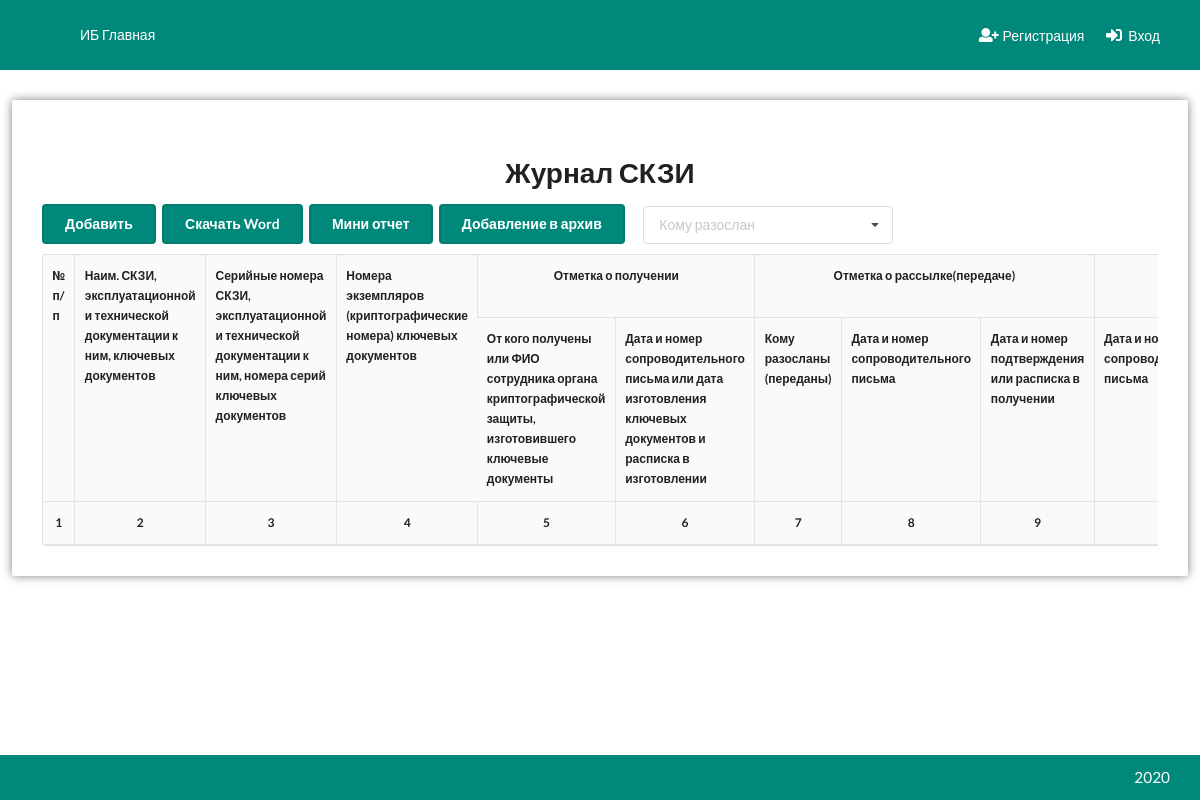
Before: /security/zhurnal/ with the older database file.
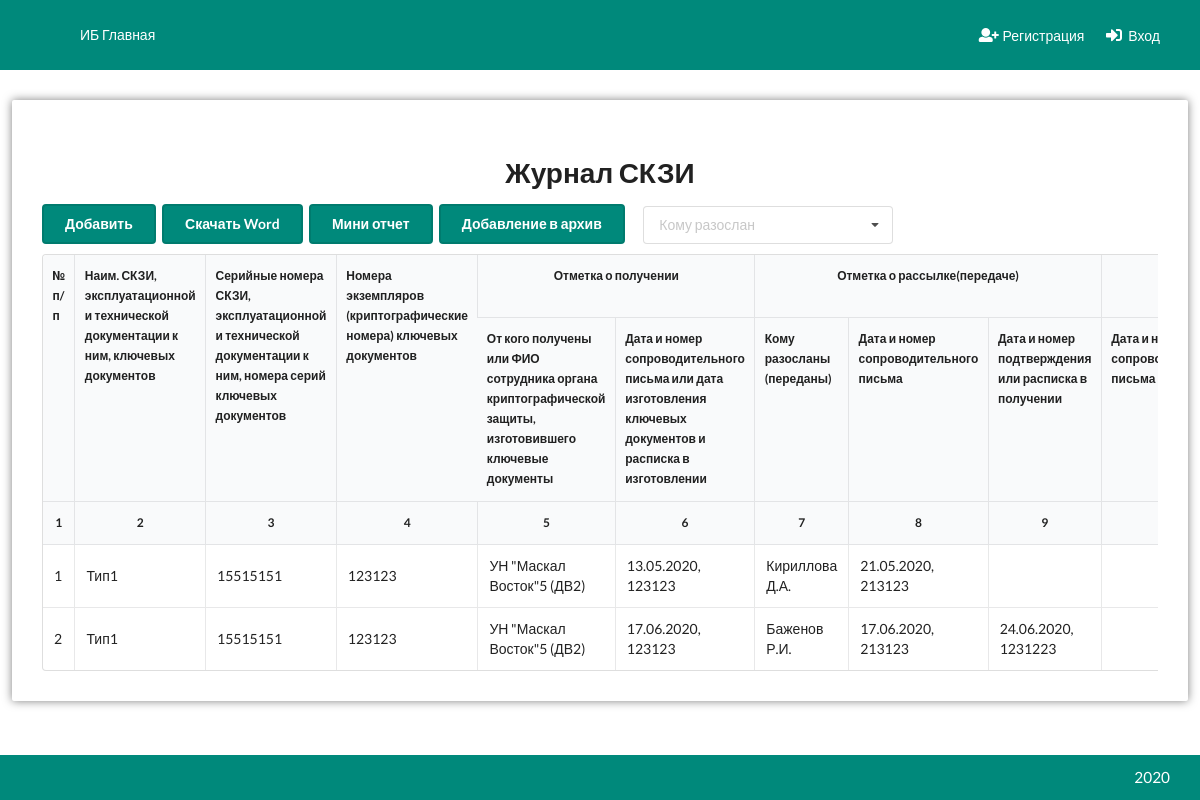
After: the same page with the newer database file.
### Skzi/models.py (models this page shows, shortened)
class Skzi(models.Model):
    objects = MyManager()
    archive = models.BooleanField(default=False)
    name = models.ForeignKey('SkziName', on_delete=models.CASCADE)
    serial_n = models.CharField(max_length=32)
    ekz_n = models.CharField(max_length=32, blank=True)
    from_organ = models.ForeignKey('OrganCrypto', on_delete=models.CASCADE, related_name='skzis_from')
    date_poluch = models.DateField(null=True, blank=True)
    nomer_poluch = models.CharField(max_length=64, blank=True)
    to_person = models.ForeignKey('FioRassilki', on_delete=models.CASCADE, related_name='skzis_to')
    date_sopr = models.DateField(null=True, blank=True)
    nomer_sopr = models.CharField(max_length=32, blank=True)
    date_podtv = models.DateField(null=True, blank=True)
    nomer_podtv = models.CharField(max_length=32, blank=True)
    podtv = models.BooleanField(default=False)
    vozvr_date_sopr = models.DateField(null=True, blank=True)
    vozvr_nomer_sopr = models.CharField(max_length=32, null=True, blank=True)
    vozvr_date_podtv = models.DateField(null=True, blank=True)
    vozvr_nomer_podtv = models.CharField(max_length=32, null=True, blank=True)
    date_vvod = models.DateField(null=True, blank=True)
    date_vivod = models.DateField(null=True, blank=True)
    date_unichtozh = models.DateField(null=True, blank=True)
    nomer_acta = models.CharField(max_length=32, null=True, blank=True)
    act_podtv = models.BooleanField(default=False)
    primechanie = models.CharField(max_length=1024, null=True, blank=True)
    class Meta:
        verbose_name = 'Запись СКЗИ'
        verbose_name_plural = 'Записи СКЗИ'

class SkziName(models.Model):
    objects = MyManager()
    type = models.CharField(max_length=128, verbose_name='Тип')
    firma = models.CharField(max_length=256, verbose_name='Фирма')
    version = models.CharField(max_length=32, verbose_name='Версия')
    class Meta:
        verbose_name = 'Наименование СКЗИ'
        verbose_name_plural = 'Наименования СКЗИ'

class OrganCrypto(models.Model):
    objects = MyManager
    company = models.CharField(max_length=256, verbose_name='Компания')
    region = models.CharField(max_length=256, verbose_name='Регион')
    fio = models.CharField(max_length=256, verbose_name='ФИО', blank=True, null=True)
    def __str__(self):
        return f'{self.company} ({self.region})'
    class Meta:
        verbose_name = 'Орган криптозащиты'
        verbose_name_plural = 'Органы криптозащиты'

class FioRassilki(models.Model):
    objects = MyManager()
    last_name = models.CharField(max_length=128, verbose_name='Фамилия')
    first_name = models.CharField(max_length=128, verbose_name='Имя')
    surname = models.CharField(max_length=128, verbose_name='Отчество')
    dolzhnost = models.CharField(max_length=128, verbose_name='Должность')
    def get_fio(self):
        return f'{self.last_name} {self.first_name[0]}.{self.surname[0]}.'
    def __str__(self):
        return self.get_fio()
    class Meta:
        verbose_name = 'ФИО Рассылки'
        verbose_name_plural = 'ФИО Рассылки'

### Skzi/views.py (the view)
# urls.py: path('zhurnal/', zhurnal, name='zhurnal'),
def zhurnal(request):
    if request.method == 'POST':
        Skzi.objects.filter(id__in=request.POST.get('id', '').split(',')).update(archive=True)
    skzis = Skzi.objects.filter(archive=False).all()
    if request.GET.get('fiorassilki', '') != '':
        skzis = skzis.filter(to_person__in=request.GET.getlist('fiorassilki'))
    if request.GET.get('action') == 'download':
        path = word_skzi(request, skzis)
        return FileResponse(open(path, 'rb'))
    elif request.GET.get('action') == 'download-mini':
        path = word_skzi_mini(request, skzis)
        return FileResponse(open(path, 'rb'))
    return render(request, 'Skzi/Zhurnal.html', {'skzis': skzis, 'fio_rassilki_list': FioRassilki.objects.all(),
                                                 'fio_cur': request.GET.get('fiorassilki')})

### templates/Skzi/Zhurnal.html (shortened to what this page needs)
{% extends 'base.html' %}
{% load static %}
{% load modified %}
{% block content %}
    <div class="ui container full-width">
        <div class="child-center">
            <div class="skzi-list cblock">
                <div class="content">
                    <h1 class="ui center aligned header">Журнал СКЗИ</h1>
                    <div class="panel">
                        <div class="buttons left">
                            <a href="{% url 'skzi:zhurnal_form' %}" class="button primary ui">Добавить</a>
                            <a id="download-word" class="button primary ui">Скачать Word</a>
                            <a id="mini-otchet" class="button primary ui">Мини отчет</a>
                            <a id="archive" class="ui button primary">Добавление в архив</a>
                        </div>
                        <div class="ui fluid search selection dropdown" data-preselect="{{ fio_cur }}">
                            <i class="dropdown icon"></i>
                            <div class="default text">Кому разослан</div>
                        </div>
                    </div>
                    <div id="table-container" class="sixteen wide table-container">
                        <div class="table-width">
                            <table class="ui celled selectable table tableFixHead">
                                <thead>
                                <tr>
                                    <th rowspan="2">№ п/п</th>
                                    <th rowspan="2">Наим. СКЗИ, эксплуатационной и технической документации к ним,
                                        ключевых документов
                                    </th>
                                    <th rowspan="2">Серийные номера СКЗИ, эксплуатационной и технической документации к
                                        ним, номера серий ключевых документов
                                    </th>
                                    <th rowspan="2">Номера экземпляров (криптографические номера) ключевых документов
                                    </th>
                                    <th colspan="2" class="center aligned">Отметка о получении</th>
                                    <th colspan="3" class="center aligned">Отметка о рассылке(передаче)</th>
                                    <th colspan="2" class="center aligned">Отметка о возврате</th>
                                </tr>
                                <tr>
                                    <th>От кого получены или ФИО сотрудника органа криптографической защиты,
                                        изготовившего ключевые документы
                                    </th>
                                    <th>Дата и номер сопроводительного письма или дата изготовления ключевых документов
                                        и расписка в изготовлении
                                    </th>
                                    <th>Кому разосланы (переданы)</th>
                                    <th>Дата и номер сопроводительного письма</th>
                                    <th>Дата и номер подтверждения или расписка в получении</th>
                                    <th>Дата и номер сопроводительного письма</th>
                                </tr>
                                <tr>
                                    <th class="center aligned">1</th>
                                    <th class="center aligned">2</th>
                                    <th class="center aligned">3</th>
                                    <th class="center aligned">4</th>
                                    <th class="center aligned">5</th>
                                    <th class="center aligned">6</th>
                                    <th class="center aligned">7</th>
                                    <th class="center aligned">8</th>
                                    <th class="center aligned">9</th>
                                    <th class="center aligned">10</th>
                                </tr>
                                </thead>
                                <tbody>
                                {% for skzi in skzis %}
                                    <tr data-id="{{ skzi.id }}">
                                        <td>{{ forloop.counter }}</td>
                                        <td>{{ skzi.name.type }}</td>
                                        <td>{{ skzi.serial_n }}</td>
                                        <td>{{ skzi.ekz_n }}</td>
                                        <td>{{ skzi.from_organ }}</td>
                                        <td>{{ skzi.date_poluch }}, {{ skzi.nomer_poluch }}</td>
                                        <td>{{ skzi.to_person.get_fio }}</td>
                                        <td>{{ skzi.date_sopr }}, {{ skzi.nomer_sopr }}</td>
                                        <td>{% if skzi.date_podtv %}{{ skzi.date_podtv }},
                                            {{ skzi.nomer_podtv }}{% endif %}</td>
                                        <td></td>
                                    </tr>
                                {% endfor %}
                                </tbody>
                            </table>
                        </div>
                    </div>
                </div>
            </div>
        </div>
    </div>
{% endblock %}

### templates/base.html (shortened to what this page needs)
{% load static %}
<!DOCTYPE html>
<html lang="ru">
<head>
    <link href="{% static 'css/semantic.min.css' %}?version=1" rel="stylesheet">
    <link href="{% static 'css/style.css' %}?version=14" rel="stylesheet">
    <link rel="stylesheet" href="{% static '/css/calendar.min.css' %}" />
</head>
<body>
<header>
    {% include 'navbar.html' %}
</header>
<main>
    {% block content %}
    {% endblock content %}
</main>
{% include 'footer.html' %}
</body>
</html>

### templates/navbar.html (shortened to what this page needs)
{% load static %}
<nav>
    <div class="ui container">
        <ul class="left">
            <li><a href="{% url 'main:index' %}">ИБ Главная</a></li>
        </ul>
        {% if request.user.is_authenticated %}
            <ul class="right">
                <li><a>{% if request.user.prepod %}{{ request.user.prepod.fio }}{% else %}
                    {{ request.user.email }}{% endif %}</a></li>
                {% if request.user.is_superuser %}
                    <li><a href="/admin/"><i class="star plus icon"></i>Админ. панель</a></li>
                {% endif %}
                <li><a href="{% url 'accounts:logout' %}"><i class="sign out alternate icon"></i>Выход</a></li>
            </ul>
        {% else %}
            <ul class="right">
                <li><a href="{% url 'accounts:registration' %}"><i class="user plus icon"></i>Регистрация</a></li>
                <li><a href="{% url 'accounts:login' %}"><i class="sign in alternate icon"></i>Вход</a></li>
            </ul>
        {% endif %}
    </div>
</nav>

### templates/footer.html (shortened to what this page needs)
<footer>
    <div class="ui container">
        <span class="right">2020</span>
    </div>
</footer>

### static/css/style.css (style rules this page uses)
:root { --color: #151515;--nav-bg-color: #00897b;--nav-color: #ffffff;--nav-item-hover-bg-color: #007b6e;--content-bg-color: #ffffff;--btn-primary-color: #00897b;--btn-primary-hover-color: #007b6e;--btn-primary-active-color: #006d62;--btn-primary-text-color: #ffffff;--menu-active-color: #ccddff;--menu-active-hover-color: #b3ccff;--graphic-key-color: #00897b;--graphic-key-brd-color: #007b6e }
:root body:before { filter:invert(100%) blur(5px) opacity(60%) }
nav { width:100%;height:70px;background-color:var(--nav-bg-color);line-height:70px }
nav div.container { height:100% }
nav div.container ul { margin:0;height:100%;line-height:inherit;display:inline-block;position:relative }
nav div.container ul.left { float:left }
nav div.container ul.right { float:right }
nav div.container ul li { height:100%;line-height:inherit;display:inline-block;position:relative;float:left }
nav div.container ul li:not(.logo) a { display:block;height:100%;line-height:inherit;color:var(--nav-color);padding:0 10px }
nav div.container ul li:not(.logo) a i { margin-right:5px;font-size:16px }
footer { display:block;position:relative;width:100%;margin-top:-45px;height:45px;line-height:45px;background-color:var(--nav-bg-color);color:var(--nav-color);font-size:1.1rem }
footer span { line-height:inherit }
footer span.right { float:right }
.ui.container.full-width { width:100%;max-width:98% !important }
.skzi-list { width:100%;max-width:100% }
.skzi-list .panel { width:100%;float:left;position:relative;margin-bottom:10px }
.skzi-list .panel .buttons { float:left;position:relative;width:auto }
.skzi-list .panel .ui.search.dropdown { float:left;position:relative;display:block;max-width:250px;margin-top:2px;margin-left:15px }
.skzi-list .table-container { width:100%;overflow-x:auto;overflow-y:visible !important;font-size:12px;max-height:60vh;padding-right:17px }
.skzi-list .table-container .table-width { max-width:2000px }
.skzi-list .table-container .table-width table thead th { position:sticky;top:0;white-space:normal !important;word-wrap:break-spaces;vertical-align:top }
.skzi-list .table-container .table-width table tbody tr { cursor:pointer;font-size:14px }
html { padding:0;margin:0;min-height:100% }
header { padding:0;margin:0 }
body { padding:0;margin:0;color:var(--color) }
body:before { z-index:-3;content:"";position:fixed;top:0;left:0;width:100%;height:100%;background-attachment:fixed;background-repeat:no-repeat;background-size:cover }
body h1 { font-size:3rem }
body main { min-height:calc(100% - 70px);padding-bottom:45px }
.ui.container { width:95%;max-width:1280px !important }
.child-center { width:100%;display:flex;justify-content:center }
.cblock { display:block;position:relative;float:left }
.content:not(.no-shadow) { margin:30px 0;background-color:var(--content-bg-color);border-radius:2px;display:block;position:relative;float:left;width:100%;padding:30px;box-shadow:0 0 10px rgba(0,0,0,0.5) }
.ui.button.primary { background-color:var(--btn-primary-color);color:var(--btn-primary-text-color);border-radius:4px;border:solid 2px #007b6e }

Changed rows visible on the page:
added Skzi: name.type "Тип1", serial_n "15515151", ekz_n "123123", from_organ "УН \"Маскал Восток\"5 (ДВ2)", date_poluch "13.05.2020", nomer_poluch "123123", to_person.get_fio "Кириллова Д.А.", date_sopr "21.05.2020", nomer_sopr "213123"
added Skzi: name.type "Тип1", serial_n "15515151", ekz_n "123123", from_organ "УН \"Маскал Восток\"5 (ДВ2)", date_poluch "17.06.2020", nomer_poluch "123123", to_person.get_fio "Баженов Р.И.", date_sopr "17.06.2020", nomer_sopr "213123", date_podtv "24.06.2020", nomer_podtv "1231223"
